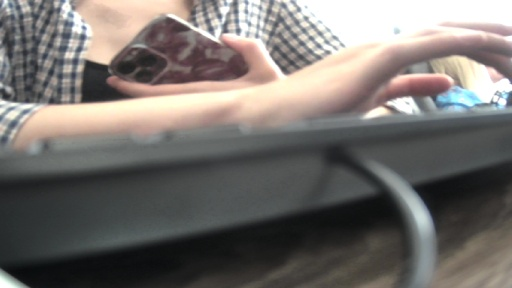
#> input picture matplotlib/picture_pipka.jpg, 512 x 288 px, found by its file name
$ python matplot_picture.py
#> lines starting #> are read from the running program, lines starting #| are printed output that depends on the picture
import cv2
import numpy as np
from matplotlib import pyplot as plt


img = cv2.imread('/home/rodion/yuliia0/aboba/matplotlib/picture_pipka.jpg')
#> img is the input picture: shape (288, 512, 3); mean B, G, R 109.6, 113.1, 117.6
rows, cols, ch = img.shape
#> rows = 288; cols = 512; ch = 3

pts1 = np.float32([[50, 50],
                   [200, 50],
                   [50, 200]])

pts2 = np.float32([[10, 100],
                   [200, 50],
                   [100, 250]])

M = cv2.getAffineTransform(pts1, pts2)
dst = cv2.warpAffine(img, M, (cols, rows))
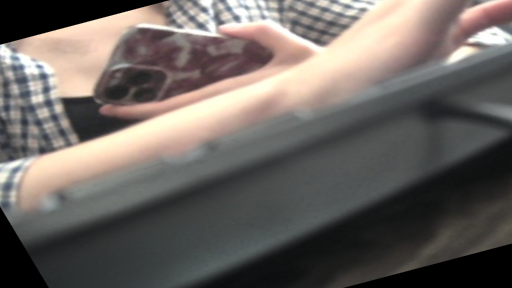
#> dst: shape (288, 512, 3); mean B, G, R 97.3, 101.6, 107.8

plt.subplot(121)
plt.imshow(img)
plt.title('Input')

plt.subplot(122)
plt.imshow(dst)
plt.title('Output')

plt.show()
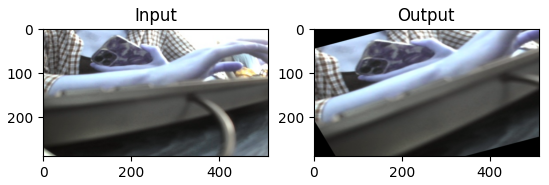
#> figure drawn by matplotlib, 2 panels; B, G, R data is drawn as R, G, B

# Displaying the image
while(1):

    cv2.imshow('image', img)
    if cv2.waitKey(20) & 0xFF == 27:
#> (key Esc is pressed here)
        break

cv2.destroyAllWindows()
